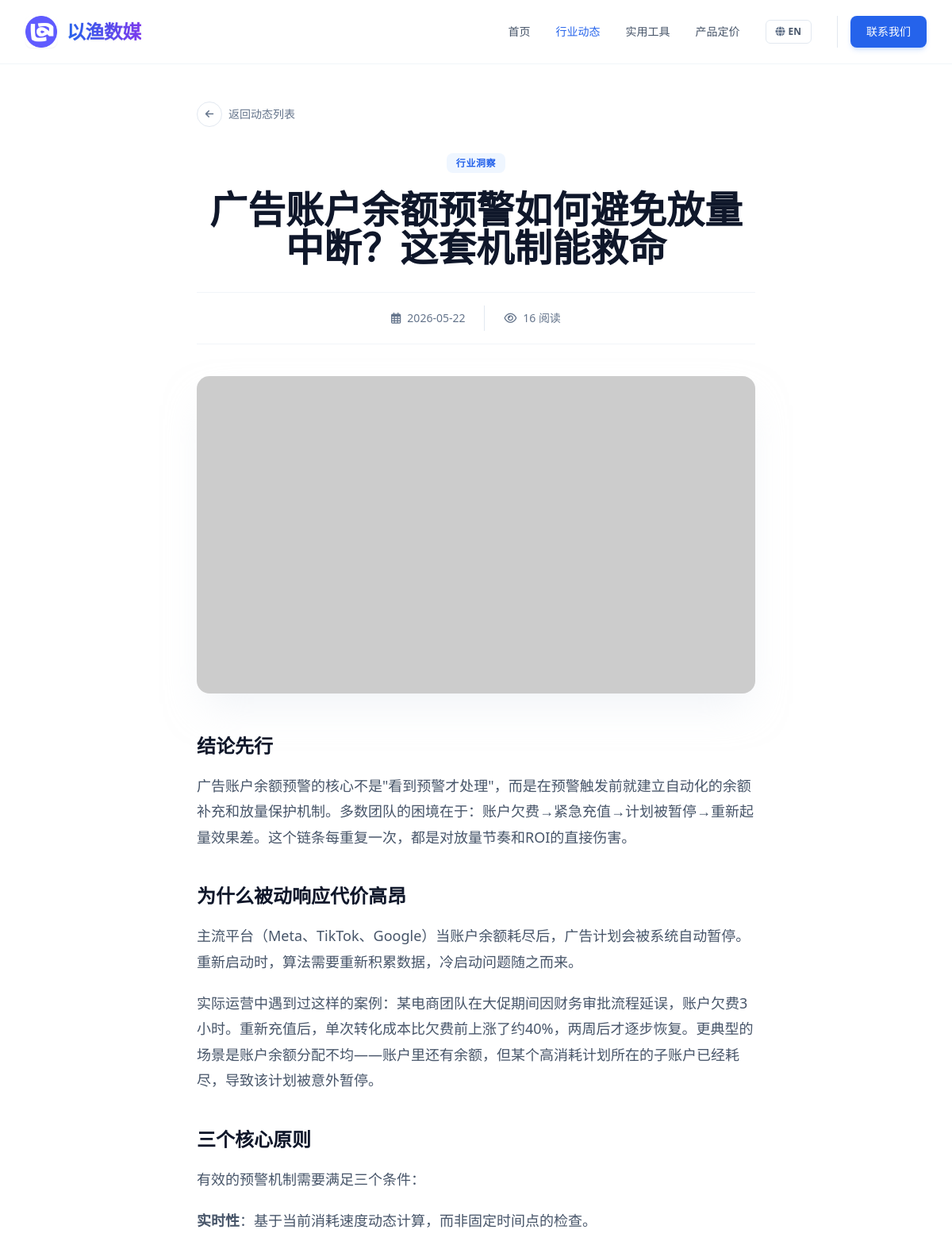
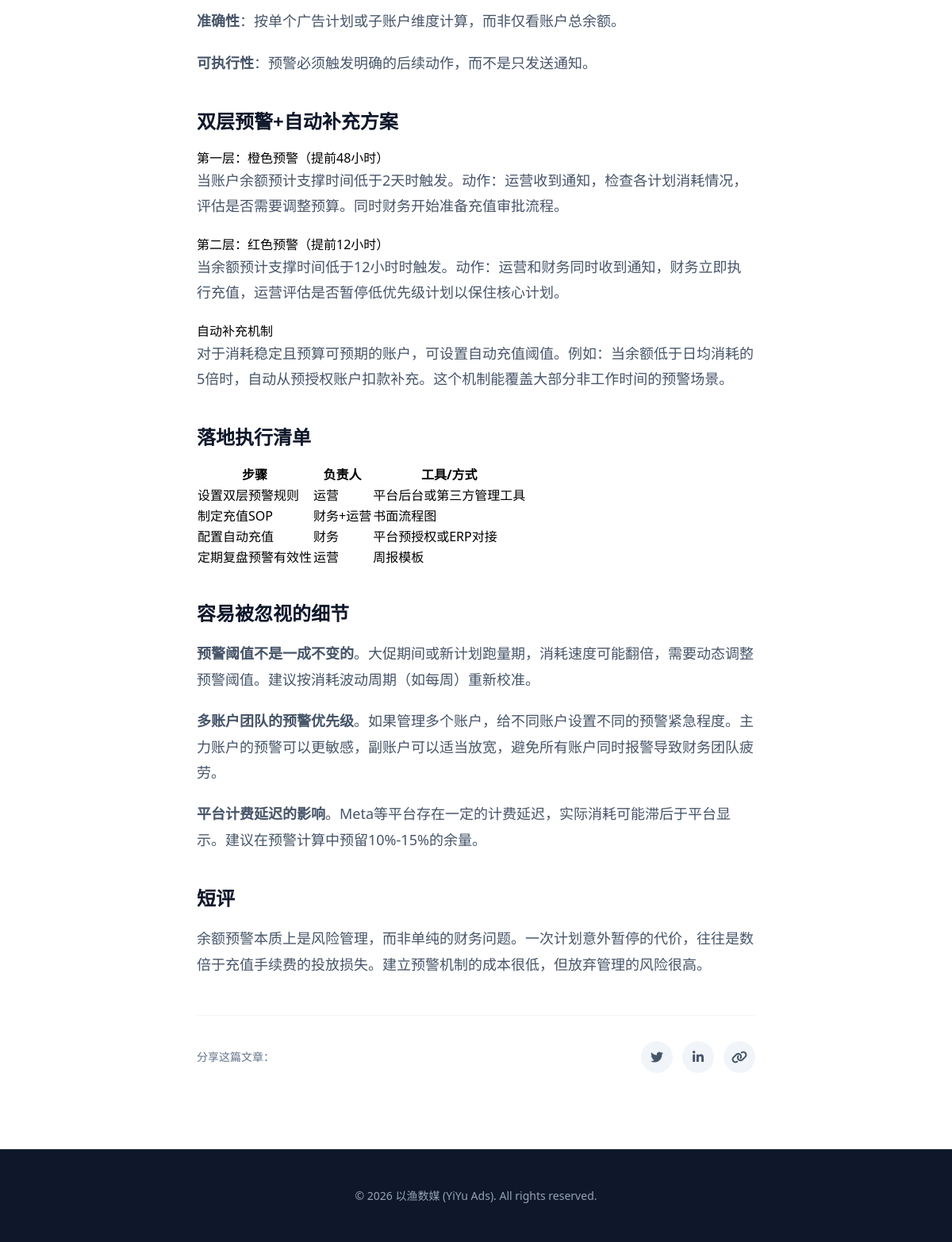
Screenshot of /article/80 with the database file from the repository (2 pictures, top to bottom).
### tables this page shows
CREATE TABLE articles (
            id INTEGER PRIMARY KEY AUTOINCREMENT,
            category_id TEXT NOT NULL,
            title TEXT NOT NULL,
            summary TEXT NOT NULL,
            content TEXT NOT NULL,
            date TEXT NOT NULL,
            views INTEGER DEFAULT 0,
            image TEXT NOT NULL
        , seo_keywords TEXT DEFAULT '', seo_score INTEGER DEFAULT 0, title_en TEXT DEFAULT '', summary_en TEXT DEFAULT '', content_en TEXT DEFAULT '', title_vi TEXT DEFAULT "", summary_vi TEXT DEFAULT "", content_vi TEXT DEFAULT "");

### app.py (the view)
@app.route('/article/<int:article_id>')
def article_detail(article_id):
    db = get_db()
    cur = db.cursor()
    cur.execute('SELECT * FROM articles WHERE id = ?', (article_id,))
    article = cur.fetchone()
    if article is None:
        return "Article not found", 404
    return render_template('article_detail.html', article=dict(article))

### app.py (called while the page is built)
def get_db():
    db = getattr(g, '_database', None)
    if db is None:
        db = g._database = sqlite3.connect(DB_PATH)
        db.row_factory = sqlite3.Row
    return db

@app.teardown_appcontext
def close_connection(exception):
    db = getattr(g, '_database', None)
    if db is not None:
        db.close()

@app.after_request
def add_header(response):
    response.headers["Cache-Control"] = "no-cache, no-store, must-revalidate"
    response.headers["Pragma"] = "no-cache"
    response.headers["Expires"] = "0"
    response.headers['Cache-Control'] = 'public, max-age=0'
    return response

### templates/article_detail.html (shortened to what this page needs)
<!DOCTYPE html>
<html lang="zh-CN" x-data="appData()">
<head>
    <script src="https://cdn.tailwindcss.com"></script>
    <link href="https://cdnjs.cloudflare.com/ajax/libs/font-awesome/6.0.0/css/all.min.css" rel="stylesheet">
</head>
<body class="font-sans antialiased bg-white">
    <nav class="fixed w-full z-50 transition-all duration-300 bg-white/90 backdrop-blur-md border-b border-slate-100">
        <div class="max-w-7xl mx-auto px-4 sm:px-6 lg:px-8">
            <div class="flex justify-between h-20 items-center">
                <a href="/" class="flex-shrink-0 flex items-center gap-3 group">
                    <img src="{{ url_for('static', filename='images/logo.png') }}" alt="Logo" class="w-10 h-10 rounded-lg object-cover shadow-sm group-hover:shadow-md transition-shadow duration-300" onerror="this.src='https://ui-avatars.com/api/?name=YY&background=0D8ABC&color=fff'">
                    <span class="font-extrabold text-2xl tracking-tight bg-clip-text text-transparent bg-gradient-to-r from-blue-600 to-violet-600 drop-shadow-sm">以渔数媒</span>
                </a>
                <div class="hidden md:flex space-x-8 items-center">
                    <a href="/" class="text-sm font-medium text-slate-600 hover:text-blue-600 transition-colors" x-text="t[lang].nav.home">首页</a>
                    <a href="/articles" class="text-sm font-medium text-blue-600 transition-colors" x-text="t[lang].nav.articles">行业动态</a>
                                        <a href="/tools" class="text-sm font-medium text-slate-600 hover:text-blue-600 transition-colors" x-text="t[lang].nav.tools">实用工具</a>
<a href="/pricing" class="text-sm font-medium text-slate-600 hover:text-blue-600 transition-colors" x-text="t[lang].nav.pricing">产品定价</a>
                    <button @click="toggleLang()" class="flex items-center space-x-1 px-3 py-1.5 rounded-md border border-slate-200 hover:border-blue-400 hover:bg-slate-50 transition-all">
                        <i class="fas fa-globe text-slate-500 text-xs"></i>
                        <span class="text-xs font-bold text-slate-600" x-text="lang === 'zh' ? 'EN' : '中'"></span>
                    </button>
                    <div class="flex items-center gap-3 pl-4 border-l border-slate-200">
                        <a href="https://t.me/yiyiyiads" target="_blank" class="px-5 py-2.5 rounded-lg bg-blue-600 text-white text-sm font-medium hover:bg-blue-700 transition-all shadow-md shadow-blue-500/20" x-text="t[lang].nav.contact">联系我们</a>
                    </div>
                </div>
            </div>
        </div>
    </nav>
    <main class="pt-32 pb-24">
        <div class="max-w-3xl mx-auto px-4 sm:px-6 lg:px-8 mb-8">
            <a href="/articles" class="inline-flex items-center gap-2 text-sm font-medium text-slate-500 hover:text-blue-600 transition-colors group">
                <div class="w-8 h-8 rounded-full border border-slate-200 flex items-center justify-center group-hover:border-blue-500 group-hover:bg-blue-50 transition-all">
                    <i class="fas fa-arrow-left text-xs group-hover:-translate-x-0.5 transition-transform"></i>
                </div>
                <span x-text="t[lang].back">返回动态列表</span>
            </a>
        </div>
        <article class="max-w-3xl mx-auto px-4 sm:px-6 lg:px-8">
            <header class="mb-10 text-center">
                <div class="mb-6">
                    <span class="px-3 py-1 bg-blue-50 text-blue-600 text-xs font-bold rounded-lg uppercase tracking-wider">
                        <span x-show="lang === 'zh'">
                            {% if article.category_id == 'news' %}官方公告
                            {% elif article.category_id == 'insight' %}行业洞察
                            {% elif article.category_id == 'guide' %}投放指南
                            {% elif article.category_id == 'update' %}产品更新
                            {% else %}资讯{% endif %}
                        </span>
                    </span>
                </div>
                <h1 class="text-3xl md:text-4xl lg:text-5xl font-extrabold text-slate-900 leading-tight mb-8">
                    <span x-show="lang === 'zh'">{{ article.get('title', '') }}</span>
                </h1>
                <div class="flex items-center justify-center gap-6 text-sm text-slate-500 border-t border-b border-slate-100 py-4">
                    <div class="flex items-center gap-2">
                        <i class="far fa-calendar-alt"></i>
                        <span>{{ article.date }}</span>
                    </div>
                    <div class="flex items-center gap-2">
                        <i class="far fa-eye"></i>
                        <span><span id="article-view-count" data-article-id="{{ article.id }}" data-base-views="{{ article.views }}">{{ article.views }}</span> <span x-text="t[lang].reads">阅读</span></span>
                    </div>
                </div>
            </header>
            <div class="rounded-2xl overflow-hidden mb-12 shadow-2xl shadow-slate-200/50">
                <img src="{{ article.image }}" alt="Featured Image" class="w-full h-[400px] object-cover">
            </div>
            <div class="prose max-w-none" x-show="lang === 'zh'">
                {{ article.get('content', '') | markdown | safe }}
            </div>
            <div class="mt-12 pt-8 border-t border-slate-100 flex items-center justify-between">
                <div class="text-sm font-medium text-slate-500" x-text="t[lang].share">分享这篇文章：</div>
                <div class="flex gap-3">
                    <button class="w-10 h-10 rounded-full bg-slate-100 flex items-center justify-center text-slate-600 hover:bg-[#1DA1F2] hover:text-white transition-colors">
                        <i class="fab fa-twitter"></i>
                    </button>
                    <button class="w-10 h-10 rounded-full bg-slate-100 flex items-center justify-center text-slate-600 hover:bg-[#0077B5] hover:text-white transition-colors">
                        <i class="fab fa-linkedin-in"></i>
                    </button>
                    <button class="w-10 h-10 rounded-full bg-slate-100 flex items-center justify-center text-slate-600 hover:bg-[#00B489] hover:text-white transition-colors">
                        <i class="fas fa-link"></i>
                    </button>
                </div>
            </div>
        </article>
    </main>
    <footer class="bg-slate-900 py-12 border-t border-slate-800">
        <div class="max-w-7xl mx-auto px-4 sm:px-6 lg:px-8 text-center">
            <p class="text-slate-400 text-sm">
                &copy; 2026 以渔数媒 (YiYu Ads). All rights reserved.
            </p>
        </div>
    </footer>
</body>
</html>

### templates/article_detail.html (style rules this page uses)
.prose h2 { color: #0f172a; font-weight: 700; font-size: 1.5rem; margin-top: 2.5rem; margin-bottom: 1rem; }
.prose p { color: #475569; line-height: 1.8; margin-bottom: 1.25rem; font-size: 1.125rem; }

### rows the page displays
articles: get "广告账户余额预警如何避免放量中断？这套机制能救命", date "2026-05-22", views "16", get "结论先行 广告账户余额预警的核心不是\"看到预警才处理\"，而是在预警触发前就建立自动化的余额补充和放量保护机制。多数团队的困境在于：账户欠费→紧急充值→计划被暂停→重新起量效果差。这个链条每重复一次，都是对放量节奏和ROI的直接伤害。 为什么被动响应代价高昂 主流平台（Meta、TikTok、Google）当账户余额耗尽后，广告计划会被系统自动暂停。重新启动时，算法需要重新积累数据，冷启动问题随之而来。 实际运营中遇到过这样的案例：某电商团队在大促期间因财务审批流程延误，账户欠费3小时。重新充值后，单次转化成本比欠费前上涨了约40%，两周后才逐步恢复。更典型的场景是账户余额分配不均——账户里还有余额，但某个高消耗计划所在的子账户已经耗尽，导致该计划被意外暂停。 三个核心原则 有效的预警机制需要满足三个条件： 实时性 ：基于当前消耗速度动态计算，而非固定时间点的检查。 准确性 ：按单个广告计划或子账户维度计算，而非仅看账户总余额。 可执行性 ：预警必须触发明确的后续动作，而不是只发送通知。 双层预警+自动补充方案 第一层：橙色预警（提前48小时） 当账户余额预计支撑时间低于2天时触发。动作：运营收到通知，检查各计划消耗情况，评估是否需要调整预算。同时财务开始准备充值审批流程。 第二层：红色预警（提前12小时） 当余额预计支撑时间低于12小时时触发。动作：运营和财务同时收到通知，财务立即执行充值，运营评估是否暂停低优先级计划以保住核心计划。 自动补充机制…"
